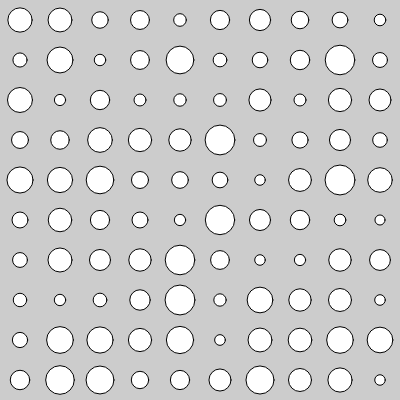
Frame 1 (no input)
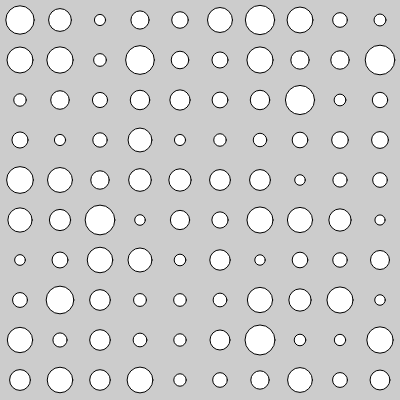
Frame 60 (no input)
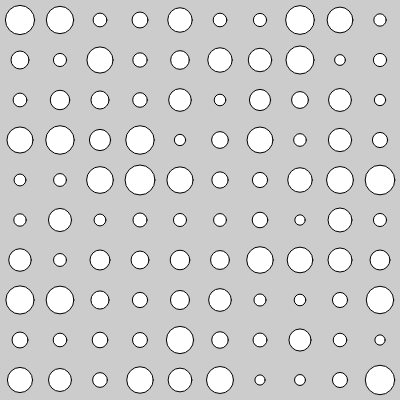
Frame 120 (the mouse pressed at the canvas centre since frame 60)

The p5.js sketch that drew these frames (run headless with seeded random() and noise() and a simulated clock; from frame 60 on, the mouse is pressed at the canvas centre):

// p5.js sketch
// ── sketch.js
function setup(){
  createCanvas(400, 400);
}

function draw(){
  background(204);
  for(let x = 20; x < width; x += 40){
    for(let y = 20; y < height; y += 40){
      let r = jitter(20,10);
      ellipse(x, y, r);
    }
  }
}

// Note: The return statement is how the function gives 
//       a result back to us.
function jitter(num, amt){
  return num + random(-amt, amt);
}
